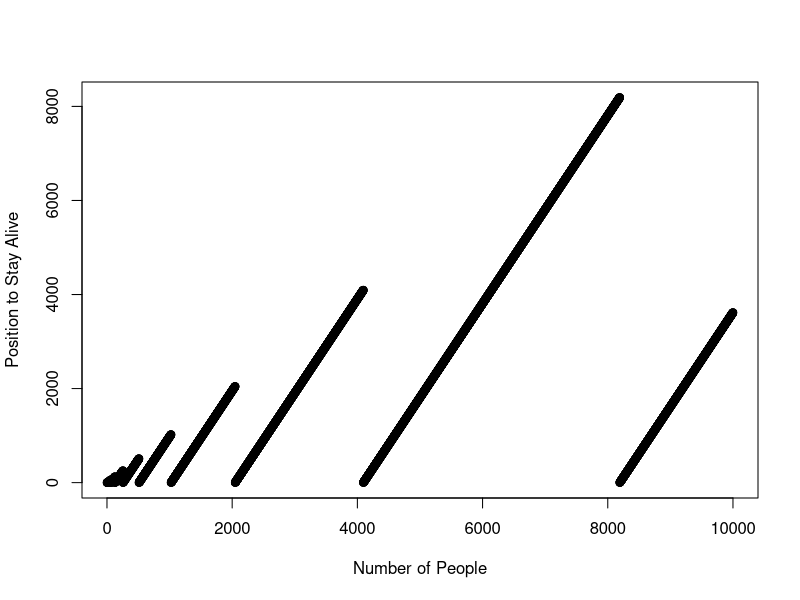

This chart was generated by the following R code:
library(stringr)

josephus = function(x){
a = binary <- function(x) {
    i <- 0
    string <- numeric(32)
    while(x > 0) {
      string[32 - i] <- x %% 2
      x <- x %/% 2
      i <- i + 1 
    }
    first <- match(1, string)
    string[first:32] 
}
a = list(as.character(binary(x)))
a = c(a[[1]][-1], a[[1]][1])
a = as.numeric(a)
BinToDec <- function(x) 
  sum(2^(which(rev(unlist(strsplit(as.character(x), "")) == 1))-1))
a = BinToDec(a)
return(a)
}

data = matrix(ncol = 2, nrow=10000)

data[,1] = c(1:10000)

data[,2] = apply(X = matrix(data[,1]),MARGIN = 1,FUN = josephus)

plot(x = data[,1], y=data[,2], xlab = "Number of People", ylab = "Position to Stay Alive")
